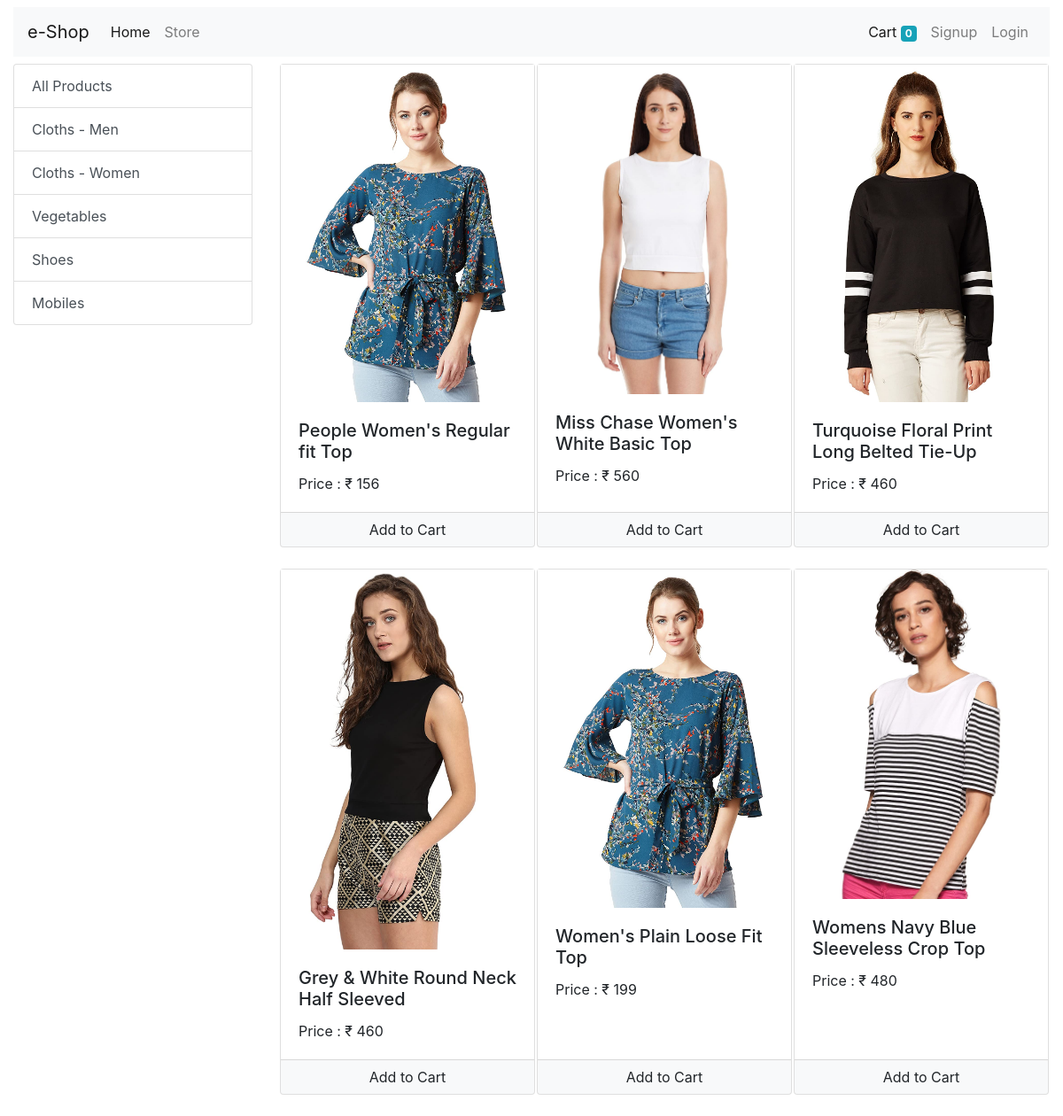
The app's page /?category=2 with its own data.
### store/models/category.py (models this page shows, shortened)
class Category(models.Model):
    name = models.CharField(max_length=30)
    @staticmethod
    def get_all_categories():
        return Category.objects.all()

### store/models/product.py (models this page shows, shortened)
class Product(models.Model):
    name = models.CharField(max_length=50)
    price = models.IntegerField(default=0)
    category = models.ForeignKey(Category, on_delete=models.CASCADE, default=1)
    description = models.CharField(max_length=200, default='', blank=True)
    image = models.ImageField(upload_to='uploads/products/')
    @staticmethod
    def get_all_products_by_category_id(category_id):
        if category_id:
            return Product.objects.filter(category=category_id)
        else:
            return Product.get_all_products()

### store/views/home.py (the view, shortened to what this page needs)
# urls.py: path('', Index.as_view(), name='homepage'),
class Index(View):
    def get(self, request):
        cart = request.session.get('')
        if not cart:
            request.session.cart = {}
        products = None
        categories = Category.get_all_categories()
        categoryID = request.GET.get('category')
        if categoryID:
            products = Product.get_all_products_by_category_id(categoryID)
        else:
            products = Product.get_all_products()
        data = {'products': products, 'categories': categories}
        print('You are ', request.session.get('email'))
        return render(request, "index.html", data)

### store/templatetags/cart.py (called while the page is built)
@register.filter(name='is_in_cart')
def is_in_cart(product, cart):
    keys = cart.keys()
    for id in keys:
        if int(id) == product.id:
            return True
    return False

### store/templatetags/custom_filter.py (called while the page is built)
@register.filter(name='currency')
def currency(number):
    raw_text = u"\u20B9"
    return raw_text + " " + str(number)

### store/templates/index.html (shortened to what this page needs)
{% extends "base.html" %} {% block content %}
{% load cart %}
{% load custom_filter %}
<div class="container-fluid">
  <div class="row">
    <div class="col-lg-3 mx-auto">
      <div class="list-group">
        <a href="/" class="list-group-item list-group-item-action">All Products</a>
        {% for category in categories %}
        <a href="/?category={{category.id}}" class="list-group-item list-group-item-action">{{category.name}}</a>
        {% endfor %}
      </div>
    </div>
    <div id="products" class="col-lg-9 mx-auto">
      <div class="row mx-auto">
        {% for product in products %}
        <div class="card mx-auto mb-4" id="{{product.id}}" style="width: 18rem">
          <img class="card-image-top" src="{{product.image.url}}" class="card-img-top" alt="Card image cap" />
          <div class="card-body">
            <h5 class="card-title">{{product.name}}</h5>
            <p class="card-text">Price : {{product.price|currency}}</p>
          </div>
          <div class="card-footer p-0">
            {% if product|is_in_cart:request.session.cart %}
            <div class="row no-gutters">
              <form action="/#{{product.id}}" method="post" class="col-2">
                {% csrf_token %}
                <input hidden type="text" name="product" value="{{product.id}}" />
                <input hidden type="text" name="remove" value="True" />
                <input type="submit" value=" - " class="btn btn-block btn-secondary" />
              </form>
              <div class="text-center col">{{product|cart_quantity:request.session.cart}} in Cart</div>
              <form action="/#{{product.id}}" method="post" class="col-2">
                {% csrf_token %}
                <input hidden type="text" name="product" value="{{product.id}}" />
                <input type="submit" value=" + " class="btn btn-block btn-secondary" />
              </form>
            </div>
            {% else %}
            <form action="/#{{product.id}}" method="post" type="submit" class="btn-block">
              <input type="submit" class="float-right btn btn-block btn-light rounded" value="Add to Cart" />
            </form>
            {% endif %}
          </div>
        </div>
        {% endfor %}
      </div>
    </div>
  </div>
</div>
{% endblock %}

### records on screen
Category: name "Cloths - Men"
Category: name "Cloths - Women"
Category: name "Vegetables"
Category: name "Shoes"
Category: name "Mobiles"
Product: image (picture), name "People Women's Regular fit Top", price "₹ 156"
Product: image (picture), name "Miss Chase Women's White Basic Top", price "₹ 560"
Product: image (picture), name "Turquoise Floral Print Long Belted Tie-Up", price "₹ 460"
Product: image (picture), name "Grey & White Round Neck Half Sleeved", price "₹ 460"
Product: image (picture), name "Women's Plain Loose Fit Top", price "₹ 199"
Product: image (picture), name "Womens Navy Blue Sleeveless Crop Top", price "₹ 480"

### other values on screen
{{ request.session.cart.keys|length }} "0"
